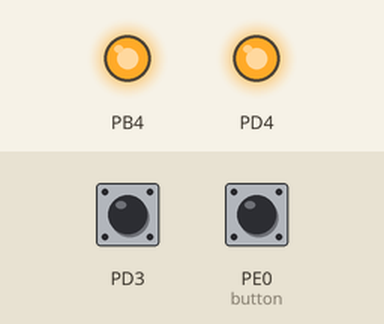
Simulated run of this program. Board: ATmega162, built with avr-gcc and emulated at 4.9152 MHz. Shown: output pins drawn as LEDs (lit = HIGH). The inputs (shaded band) are chosen by the test bench; at power-on: PD3 HIGH, PE0 (button) HIGH. Random numbers use the default seed unless the program sets one.

Above: at 0.1 s.
Timing chart, 0 to 1.6 s (numbered marks = the images above):
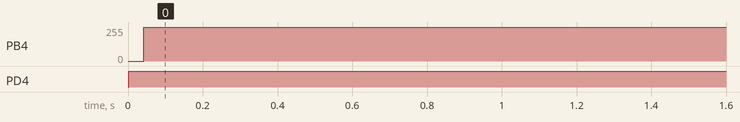

Measured:
- by itself, PB4: 0/255 → 255/255 at 0.04 s
- by itself, PD4: LOW → HIGH at 0.00 s

The program:

main.c
```c
/*
 * Hovedoppgave.c
 *
 * Created: 31.08.2016 14:30:56
 *  Author: eiriaha
 */
#include <avr/io.h>
#include <util/delay.h>
#include <stdbool.h>
#include <avr/interrupt.h>
#include <avr/sleep.h>
#include "uart.h"
#include "sram.h"
#include "mfcard.h"
#include "bit.h"
#include "menu.h"
#include "mcp2515.h"
#include "CAN.h"
#include "MCP2515_adresses.h"


#define FOSC 4915200// Clock Speed
#define BAUD 9600
#define MYUBRR FOSC/16/BAUD-1
#define SIZEOF(a) (sizeof(a)/sizeof((a)[0]))


volatile uint8_t button_pressed = 0;
//volatile uint8_t mcp_intr = 0;


int main(void){
	uart_init(MYUBRR);
	sram_init();
	oled_init();
	mfcard_init();
	mfcard_interrupt_init();
	spi_init();
	CAN_init();
	solenoid_init();
	while(1){
		game_statemachine();
	}

	/*while(1){
		CAN_joystick(mfcard_joy_pos());
		printf("I'm sending some shit niggah  \n");
		BUTTON_PRESSED = 0;
	}

	CAN_message duta = {128, 7, {3, 2, 3, 7, 6, 3, 8}};
	while(1){
		if (MCP_INTR){
			CAN_message received;
			CAN_receive(MCP_RXB1D0, &received);
			printf("Data:");
			for(int i = 0; i<received.length; i++){
				printf(" %i", received.data[i]);
			}
			printf("\nLength: %i    ID: %i\n \n", received.length, received.ID);
			MCP_INTR = 0;
		}
		//CAN_joystick(mfcard_joy_pos());
		CAN_send(duta);
		our_delay(1000);
	}*/
	/*our_delay(1000);
	CAN_message received = CAN_receive(MCP_RXB0D0);
	for(int i = 0; i<received.length; i++){
	printf("%i ", received.data[i]);
	}
	printf("Length: %i    ID: %i    \n", received.length, received.ID);


	CAN_send(duta2);
	our_delay(1000);
	CAN_message received2 = CAN_receive(MCP_RXB0D0);
	for(int i = 0; i<received2.length; i++){
	printf("%i ", received2.data[i]);
	}
	printf("Length: %i    ID: %i    \n", received2.length, received2.ID);
	printf("\n\nStartup complete\n\n");
	mcp2515_write(0b00101001, 0b01010101);
	while(1){

		uint8_t test = mcp2515_read(0b00101001);
		printf("%i \n \n", test);
		our_delay(1000);
		mcp2515_bit_modify(0b00101001, 0b10101010, 0b10101010);

	}
	Menu meny;
	meny.line_0="This is a call";
	meny.line_1="For the here";
	meny.line_2="And the now";
	meny.line_3="noe";
	meny.line_4="noe annet";
	meny.line_5="noe tredje";
	meny.line_6="yeah boi";
	meny.line_7="";

	char cursor_pos = 0;
	char just_moved = 0;
	char last_click = -1;
	menu_print(meny, cursor_pos);
	BUTTON_PRESSED = 0;

	while(1){
		if (BUTTON_PRESSED){
			meny.line_5=("Hval");
			menu_print(meny, cursor_pos);
			BUTTON_PRESSED = 0;
			last_click = cursor_pos;
			printf("%d",last_click);
		}
		Direction dir = mfcard_joy_dir();
		if (just_moved){
			if(dir == NEUTRAL){
				just_moved = 0;
			}
		}
		else if (!just_moved){
			char pos = menu_move_cursor(dir, cursor_pos);
			if(pos!=cursor_pos){
				cursor_pos = pos;
				just_moved=1;
			}
		}
	}*/
}

ISR(INT2_vect){
	button_pressed = 1;
}
```

CAN.c
```c
/*
 * CAN.c
 *
 * Created: 19.10.2016 11:40:33
 *  Author: jeandres
 */
#include <stdint.h>
#include "CAN.h"
#include "MCP2515_adresses.h"
#include "mfcard.h"

void CAN_init(){
	mcp2515_reset();
	mcp2515_bit_modify(MCP_CANCTRL, 0b11110000, 0b00000000);	//cancrl set normal
	mcp2515_bit_modify(MCP_CANINTE, 0b10011111, 0b10011111);	//sets interrupts
}

void CAN_send(CAN_message message){
	for (uint8_t i = 0; i<message.length; i++){
		mcp2515_write(MCP_TXB0D0 + i, message.data[i]);			//writes data to transmit buffers
	}
	mcp2515_write(MCP_TXB0DLC, message.length);					//writes length to DLC register
	mcp2515_write(MCP_TXB0SIDH, message.ID >> 3);				//shifts ID 3 to right and writes to IDhigh
	mcp2515_write(MCP_TXB0SIDL, message.ID << 5);				// shifts ID 5 to left and writes to IDlow

	mcp2515_bit_modify(MCP_TXB0CTRL, 0b00001000, 0b00001000);	//request sending
}

void CAN_receive(uint8_t adr, CAN_message* received){
	received->length = 0b00001111 & mcp2515_read(adr-1);		//reads length from adr-1 and bitwise AND with value to mask out insignificant bits
	for (uint8_t i = 0; i<received->length; i++){
		received->data[i] = mcp2515_read(adr+i);				//reads data from dataregisters
	}
	uint16_t ID_low = ((mcp2515_read(adr-4)>>5) & 0b00000111);	//finds low bits by right-shifting register 5 places and bitwise AND to mask out insignificant bits
	uint16_t ID_high = mcp2515_read(adr-5)*8;					//reads high ID bits and left-shifts 3 places
	received->ID = ID_low+ID_high;

}

void CAN_sendgame(Joy_pos_store joystick, uint8_t gametype){
	CAN_message joy;
	joy.ID = 1;
	joy.length = 4;
	joy.data[0] = joystick.x;
	joy.data[1] = joystick.y;
	joy.data[2] = mfcard_button_press();
	joy.data[3] = gametype;
	CAN_send(joy);
}

void CAN_send_gametype(uint8_t type){
	CAN_message msg;
	msg.ID = 0;
	msg.length = 1;
	msg.data[0] = type;
	CAN_send(msg);
}
```

CAN.h
```c
/*
 * CAN.h
 *
 * Created: 19.10.2016 11:40:46
 *  Author: jeandres
 */
#include "mfcard.h"

#ifndef CAN_H_
#define CAN_H_


typedef struct {
	uint16_t ID;
	uint8_t length;
	uint8_t data[8];
}CAN_message;


void CAN_init();
void CAN_send(CAN_message message);
void CAN_receive(uint8_t adr, CAN_message* received);
void CAN_sendgame(Joy_pos_store joystick, uint8_t gametype);


#endif /* CAN_H_ */
```

MCP2515_adresses.h
```c
#ifndef __MCP2515_H
#define __MCP2515_H

/*
mcp2515.h

This file contains constants that are specific to the MCP2515.

Version     Date        Description
----------------------------------------------------------------------
v1.00       2003/12/11  Initial release

Copyright 2003 Kimberly Otten Software Consulting
*/

// Define MCP2515 register addresses

#define MCP_RXF0SIDH	0x00
#define MCP_RXF0SIDL	0x01
#define MCP_RXF0EID8	0x02
#define MCP_RXF0EID0	0x03
#define MCP_RXF1SIDH	0x04
#define MCP_RXF1SIDL	0x05
#define MCP_RXF1EID8	0x06
#define MCP_RXF1EID0	0x07
#define MCP_RXF2SIDH	0x08
#define MCP_RXF2SIDL	0x09
#define MCP_RXF2EID8	0x0A
#define MCP_RXF2EID0	0x0B
#define MCP_CANSTAT		0x0E
#define MCP_CANCTRL		0x0F
#define MCP_RXF3SIDH	0x10
#define MCP_RXF3SIDL	0x11
#define MCP_RXF3EID8	0x12
#define MCP_RXF3EID0	0x13
#define MCP_RXF4SIDH	0x14
#define MCP_RXF4SIDL	0x15
#define MCP_RXF4EID8	0x16
#define MCP_RXF4EID0	0x17
#define MCP_RXF5SIDH	0x18
#define MCP_RXF5SIDL	0x19
#define MCP_RXF5EID8	0x1A
#define MCP_RXF5EID0	0x1B
#define MCP_TEC			0x1C
#define MCP_REC			0x1D
#define MCP_RXM0SIDH	0x20
#define MCP_RXM0SIDL	0x21
#define MCP_RXM0EID8	0x22
#define MCP_RXM0EID0	0x23
#define MCP_RXM1SIDH	0x24
#define MCP_RXM1SIDL	0x25
#define MCP_RXM1EID8	0x26
#define MCP_RXM1EID0	0x27
#define MCP_CNF3		0x28
#define MCP_CNF2		0x29
#define MCP_CNF1		0x2A
#define MCP_CANINTE		0x2B
#define MCP_CANINTF		0x2C
#define MCP_EFLG		0x2D
#define MCP_TXB0CTRL	0x30
#define MCP_TXB0SIDH	0x31
#define MCP_TXB0SIDL	0x32
#define MCP_TXB0DLC		0x35
#define MCP_TXB0D0		0x36
#define MCP_TXB1CTRL	0x40
#define MCP_TXB2CTRL	0x50
#define MCP_RXB0CTRL	0x60
#define MCP_RXB0SIDH	0x61
#define MCP_RXB0SIDL	0x62
#define MCP_RXB0DLC		0x65
#define MCP_RXB0D0		0x66
#define MCP_RXB1CTRL	0x70
#define MCP_RXB1SIDH	0x71
#define MCP_RXB1SIDL	0x72
#define MCP_RXB1DLC		0x75
#define MCP_RXB1D0		0x76
#define MCP_RXB1SIDH	0x71


#define MCP_TX_INT		0x1C		// Enable all transmit interrupts
#define MCP_TX01_INT	0x0C		// Enable TXB0 and TXB1 interrupts
#define MCP_RX_INT		0x03		// Enable receive interrupts
#define MCP_NO_INT		0x00		// Disable all interrupts

#define MCP_TX01_MASK	0x14
#define MCP_TX_MASK		0x54

// Define SPI Instruction Set

#define MCP_WRITE		0x02

#define MCP_READ		0x03

#define MCP_BITMOD		0x05

#define MCP_LOAD_TX0	0x40
#define MCP_LOAD_TX1	0x42
#define MCP_LOAD_TX2	0x44

#define MCP_RTS_TX0		0x81
#define MCP_RTS_TX1		0x82
#define MCP_RTS_TX2		0x84
#define MCP_RTS_ALL		0x87

#define MCP_READ_RX0	0x90
#define MCP_READ_RX1	0x94

#define MCP_READ_STATUS	0xA0

#define MCP_RX_STATUS	0xB0

#define MCP_RESET		0xC0


// CANCTRL Register Values

#define MODE_NORMAL     0x00
#define MODE_SLEEP      0x20
#define MODE_LOOPBACK   0x40
#define MODE_LISTENONLY 0x60
#define MODE_CONFIG     0x80
#define MODE_POWERUP	0xE0
#define MODE_MASK		0xE0
#define ABORT_TX        0x10
#define MODE_ONESHOT	0x08
#define CLKOUT_ENABLE	0x04
#define CLKOUT_DISABLE	0x00
#define CLKOUT_PS1		0x00
#define CLKOUT_PS2		0x01
#define CLKOUT_PS4		0x02
#define CLKOUT_PS8		0x03


// CNF1 Register Values

#define SJW1            0x00
#define SJW2            0x40
#define SJW3            0x80
#define SJW4            0xC0


// CNF2 Register Values

#define BTLMODE			0x80
#define SAMPLE_1X       0x00
#define SAMPLE_3X       0x40


// CNF3 Register Values

#define SOF_ENABLE		0x80
#define SOF_DISABLE		0x00
#define WAKFIL_ENABLE	0x40
#define WAKFIL_DISABLE	0x00


// CANINTF Register Bits

#define MCP_RX0IF		0x01
#define MCP_RX1IF		0x02
#define MCP_TX0IF		0x04
#define MCP_TX1IF		0x08
#define MCP_TX2IF		0x10
#define MCP_ERRIF		0x20
#define MCP_WAKIF		0x40
#define MCP_MERRF		0x80


#endif
```

bit.h
```c
#pragma once

#define set_bit( reg, bit ) (reg |= (1 << bit))
#define clear_bit( reg, bit ) (reg &= ~(1 << bit))
#define test_bit( reg, bit ) ((reg & (1 << bit))>>bit)
#define loop_until_bit_is_set( reg, bit ) while( !test_bit( reg, bit ) )
#define loop_until_bit_is_clear( reg, bit ) while( test_bit( reg, bit ) )
```

game.c
```c
/*
 * game.c
 *
 * Created: 20.11.2016 13:44:51
 *  Author: jeandres
 */

#include <util/delay.h>
#include "menu.h"
#include "mfcard.h"
#include "game.h"
#include "oled.h"
#include "MCP2515_adresses.h"
#include "CAN.h"
#include "test_functions.h"
#include <avr/interrupt.h>

#define F_CPU 4915200

volatile uint8_t mcp_intr = 0;


void game_statemachine(){
	uint8_t cursor = 0;
	uint8_t move_ready = 1;
	State state = PRINTMENU;
	uint8_t printing = 0;
	uint8_t score = 0;
	Menu mainMenu;
	Menu playGame;
	Menu game1;
	Menu game2;
	Menu game1info;
	Menu game2info;
	Menu* currentMenu = &mainMenu;
	menu_make(&mainMenu, &playGame, &game1info, &game2info, &game1, &game2);
	CAN_message recieved;
	while(1){
		switch (state) {
			case PRINTMENU:
				menu_print(*currentMenu, cursor);
				state = MAINMENU;
			case MAINMENU:
				if(mfcard_joy_dir() == NEUTRAL){
					move_ready = 1;
				}
				else if(mfcard_joy_dir() == UP && move_ready){
					if (cursor == 0){cursor = currentMenu->selectionLength-1;}
					else{cursor -= 1;}
					state = PRINTMENU;
					move_ready = 0;
				}
				else if(mfcard_joy_dir() == DOWN && move_ready){
					if (cursor == currentMenu->selectionLength-1){cursor = 0;}
					else{cursor += 1;}
					state = PRINTMENU;
					move_ready = 0;
				}
				if(mfcard_joy_button()){
					currentMenu = currentMenu->subMenu[cursor];
					if(currentMenu->state != ZERO){
						state = currentMenu->state;
					}
					else{
						cursor = 0;
						state = PRINTMENU;
						while(mfcard_joy_button()){}
					}
				}
				break;
			case GAME1:
				printing = oled_print_game(printing, state);
				CAN_sendgame(mfcard_joy_pos(), 0);
				if(mcp_intr&0b00000010){
					state = LOST;
					printing = 0;
				}
				break;
			case GAME2:
				printing = oled_print_game(printing, state);
				CAN_sendgame(mfcard_joy_pos(), 1);
				if(mcp_intr&0b00000010){
					state = LOST;
					printing = 0;
				}
				break;
			case LOST:
				printing = oled_lost(printing);
				if(mfcard_joy_button()){
					while(mfcard_joy_button()){}
						CAN_sendgame(mfcard_joy_pos(), 0);
						currentMenu = &mainMenu;
						state = PRINTMENU;
						printing = 0;
				}
				break;
			default:
				break;
		}
	}

}

ISR(INT1_vect){
	mcp_intr = mcp2515_read(MCP_CANINTF);						//reads interrupt register into global variable mcp_intr to determine what's going on
	mcp2515_bit_modify(MCP_CANINTF, 0b11111111, 0b00000000);	//clears interrupt flags
}
```

game.h
```c
/*
 * game.h
 *
 * Created: 20.11.2016 13:45:16
 *  Author: jeandres
 */


#ifndef GAME_H_
#define GAME_H_

typedef enum {ZERO, PRINTMENU, MAINMENU, GAME1, GAME2, LOST} State;

void game_statemachine();


#endif /* GAME_H_ */
```

mcp2515.c
```c
/*
 * mcp2515.c
 *
 * Created: 12.10.2016 17:31:09
 *  Author: sondrfos
 */
#include <stdbool.h>
#include <stdint.h>
#include "spi.h"


uint8_t mcp2515_read(uint8_t adr){
	spi_select();
	spi_transmit(3);
	spi_transmit(adr);
	uint8_t read_value = spi_transmit(0);
	spi_deselect();
	return read_value;
}
void mcp2515_write(uint8_t adr, uint8_t data){
	spi_select();
	spi_transmit(2);
	spi_transmit(adr);
	spi_transmit(data);
	spi_deselect();
}
uint8_t mcp2515_request_to_send(uint8_t transmit_buffer){
	spi_select();
	spi_transmit(128+transmit_buffer);
	spi_deselect();
}
void mcp2515_bit_modify(uint8_t adr, uint8_t mask, uint8_t data){
		spi_select();
		spi_transmit(5);
		spi_transmit(adr);
		spi_transmit(mask);
		spi_transmit(data);
		spi_deselect();
}
void mcp2515_reset(){
	spi_select();
	spi_transmit(192);
	spi_deselect();
}
uint8_t mcp2515_read_status(){
	spi_select();
	spi_transmit(160);
	uint8_t status = spi_transmit(0);
	spi_deselect();
	return status;
}
```

mcp2515.h
```c
/*
 * mcp2515.h
 *
 * Created: 12.10.2016 17:30:58
 *  Author: sondrfos
 */


#ifndef MCP2515_H_
#define MCP2515_H_
#include <stdbool.h>
#include <stdint.h>

uint8_t mcp2515_read(uint8_t adr);
void mcp2515_write(uint8_t adr, uint8_t data);
uint8_t mcp2515_request_to_send(uint8_t transmit_buffer);
void mcp2515_bit_modify(uint8_t adr, uint8_t mask, uint8_t data);
void mcp2515_reset();
uint8_t mcp2515_read_status();


#endif /* MCP2515_H_ */
```

menu.c
```c
/*
 * menu.c
 *
 * Created: 05.10.2016 13:19:43
 *  Author: jeandres
 */
#include "mfcard.h"
#include "oled.h"
#include "menu.h"
#include "game.h"
#include <stdint.h>
#include <avr/interrupt.h>

void menu_make(Menu* mainMenu, Menu* playGame, Menu* game1info, Menu* game2info, Menu* game1, Menu* game2){

	mainMenu->length = 2;
	mainMenu->selectionLength = 2;
	mainMenu->names[0] = "Play game!";
	mainMenu->names[1] = "Exit";


	playGame->length = 3;
	playGame->selectionLength = 3;
	playGame->names[0] = "Mode 1";
	playGame->names[1] = "Mode 2";
	playGame->names[2] = "Exit";
	mainMenu->subMenu[0] = playGame;


	playGame->subMenu[0] = game1info;
	playGame->subMenu[1] = game2info;
	playGame->subMenu[2] = mainMenu;

	game1info->length = 6;
	game1info->selectionLength = 2;
	game1info->names[0] = "Play game!";
	game1info->names[1] = "Exit";
	game1info->names[2] = " ";
	game1info->names[3] = "About: Control";
	game1info->names[4] = "the position";
	game1info->names[5] = "of the shooter";

	game1info->subMenu[2] = game1info;
	game1info->subMenu[3] = game1info;
	game1info->subMenu[4] = game1info;
	game1info->subMenu[0] = game1;
	game1info->subMenu[1] = playGame;

	game2info->length = 6;
	game2info->selectionLength = 2;
	game2info->names[0] = "Play game!";
	game2info->names[1] = "Exit";
	game2info->names[2] = " ";
	game2info->names[3] = "About: Control";
	game2info->names[4] = "the speed of";
	game2info->names[5] = "the shooter";

	game2info->subMenu[2] = game2info;
	game2info->subMenu[3] = game2info;
	game2info->subMenu[4] = game2info;
	game2info->subMenu[0] = game2;
	game2info->subMenu[1] = playGame;


	mainMenu->state = ZERO;
	playGame->state = ZERO;
	game1info->state = ZERO;
	game2info->state = ZERO;
	game1->state = GAME1;
	game2->state = GAME2;

}

uint8_t menu_move_cursor(Direction dir, uint8_t pos){
	if(dir == NEUTRAL || dir == UNDEFINED){
		return pos;
	}
	if(dir == DOWN){
		if (pos == 7){
			pos=0;
		}
		else{
			pos++;
		}
	}
	else if(dir == UP){
		if (pos == 0){
			pos=7;
		}
		else{
			pos--;
		}
	}
	menu_draw_cursor(pos);
	return pos;
}

void menu_draw_cursor(uint8_t line){
	for(uint8_t i = 0;i<8;i++){
		oled_pos(i,0);
		for(uint8_t k = 0;k<4;k++){
			write_d(0b0);
		}
	}
	oled_pos(line,0);
	write_d(0b01111100);
	write_d(0b00111000);
	write_d(0b00010000);
}

void menu_print(Menu menu, uint8_t cursor_pos){
	oled_reset();
	for(int i = 0; i<menu.length; i++){
		oled_goto_line(i);
		oled_goto_column(5);
		fprintf(FONT8, menu.names[i]);
	}
	for(int i = menu.length; i<8; i++){
		oled_goto_line(i);
		oled_goto_column(5);
		fprintf(FONT8, " ");
	}
	menu_draw_cursor(cursor_pos);
}
```

menu.h
```c
/*
 * menu.h
 *
 * Created: 05.10.2016 13:19:57
 *  Author: jeandres
 */


#ifndef MENU_H_
#define MENU_H_
#include <stdint.h>
#include "game.h"


typedef struct{
	char* names[8];
	struct Menu* subMenu[8];
	uint8_t length;
	uint8_t selectionLength;
	State state;
}Menu;

void menu_make(Menu* mainMenu, Menu* playGame, Menu* game1info, Menu* game2info, Menu* game1, Menu* game2);

uint8_t menu_move_cursor(uint8_t dir, uint8_t pos);
void menu_print(Menu menu, uint8_t cursor_pos);
void menu_draw_cursor(uint8_t line);
void menu_run(uint8_t *cursor, uint8_t *move_ready);


#endif /* MENU_H_ */
```

mfcard.c
```c
/*
 * mfcard.c
 *
 * Created: 19.09.2016 16:33:58
 *  Author: jeandres
 */

#include <avr/io.h>
#include <avr/sleep.h>
#include <util/delay.h>
#include <stdbool.h>
#include <avr/interrupt.h>
#include "mfcard.h"
#include "bit.h"

void mfcard_interrupt_init(void){
	cli();
	clear_bit(GICR, INT2);
	clear_bit(EMCUCR,ISC2);		//Falling edge activates interrupt on INT2
	clear_bit(GIFR,INTF2);		//Makes the MCU jump to corresponding interrupt vector
	set_bit(MCUCR,ISC11);
	clear_bit(MCUCR,ISC10);		//Falling edge activates interrupt on INT1
	clear_bit(GIFR,INTF1);
	set_bit(MCUCR,ISC00);
	set_bit(MCUCR,ISC01);
	set_bit(GICR, INT2);		//INT2 enabled as interrupt
	set_bit(GICR, INT1);
	sei();
	//set_sleep_mode(SLEEP_MODE_PWR_SAVE);
}

void mfcard_init(void){
	clear_bit(DDRE, DDE0);		//sets joystick button pin to input
	set_bit(PORTE, PORTE0);		//enables pull up resistor
	clear_bit(DDRD, DDD2);

}
char mfcard_joy_button(void){
	return !test_bit(PINE, 0);
}
Joy_pos_store mfcard_joy_pos(void){
	Joy_pos_store pos;
	volatile char *ext_ram = (char *) 0x1400;

	ext_ram[0] = 5;
	_delay_us(40);
	double x = (100*ext_ram[0])/255;
	pos.x = x;


	ext_ram[0] = 4;
	_delay_us(40);
	double y = (100*ext_ram[0])/255;
	pos.y = y;


	return pos;
}
Direction mfcard_joy_dir(void){
	Joy_pos_store pos=mfcard_joy_pos();

	int delta_x=pos.x-50;
	int delta_y=pos.y-50;

	if((abs(delta_x)<40)&&(abs(delta_y)<40)){
		return NEUTRAL;
	}

	if((abs(delta_x)<12)&&(abs(delta_y)<12)){
		return UNDEFINED;
	}

	if (abs(delta_x)>(abs(delta_y))){
		if(delta_x>0){
			return RIGHT;
		}
		else{
			return LEFT;
		}
	}
	else{
		if(delta_y>0){
			return UP;
		}
		else{
			return DOWN;
		}
	}


}
Slider_pos_store mfcard_slider_pos(void){
		Slider_pos_store pos;
		volatile char *ext_ram = (char *) 0x1400;

		ext_ram[0] = 6;
		_delay_us(40);
		double left = (100*ext_ram[0])/255;
		pos.left = left;


		ext_ram[0] = 7;
		_delay_us(40);
		double right = (100*ext_ram[0])/255;
		pos.right = right;

		return pos;
}
char mfcard_button_press(void){
	Button_press_store button;

	button.left = test_bit(PIND, PIND2);
	//button.right = 0;//test_bit(PIND, PIND2);

	return button.left;
}
```

Source omitted: font.h (14475 bytes), mfcard.h (607 bytes), oled.c (2901 bytes), oled.h (817 bytes), solenoid.c (329 bytes), spi.c (748 bytes), spi.h (220 bytes), sram.c (228 bytes), sram.h (153 bytes), test_functions.c (2159 bytes), test_functions.h (272 bytes), timer.c (576 bytes) and 2 more
